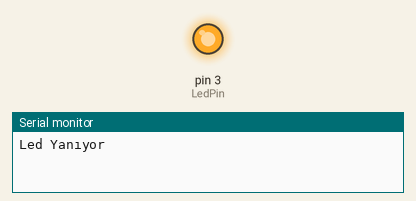
Bench run of a sketch on a simulated Arduino Uno, built with avr-gcc and run on an emulated ATmega328P. On the bench: output pins drawn as LEDs (lit = HIGH), the last lines printed to the serial monitor.

Above: at 1.0 s.
At 3.0 s:
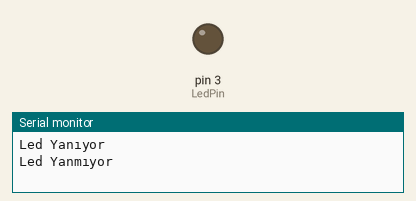
Timing chart, 0 to 5.2 s (numbered marks = the images above):
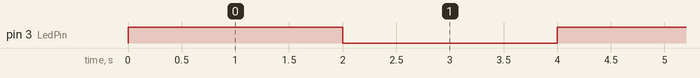

Measured:
- by itself, pin 3 (LedPin): alternates HIGH for 2.0 s and LOW for 2.0 s

The sketch:

led_blink.ino
```cpp
int LedPin = 3;

void setup() {
  Serial.begin(115200);
  pinMode(LedPin, OUTPUT);

}

void loop() {
  // put your main code here, to run repeatedly:
  digitalWrite(LedPin, HIGH);
  Serial.println("Led Yanıyor");
  delay(2000);
  digitalWrite(LedPin, LOW);
  Serial.println("Led Yanmıyor");
  delay(2000);

}
```
